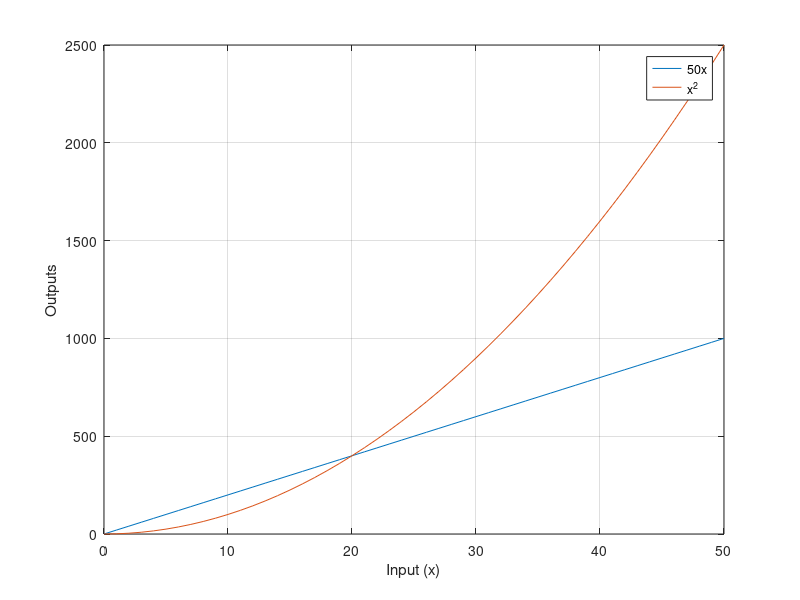
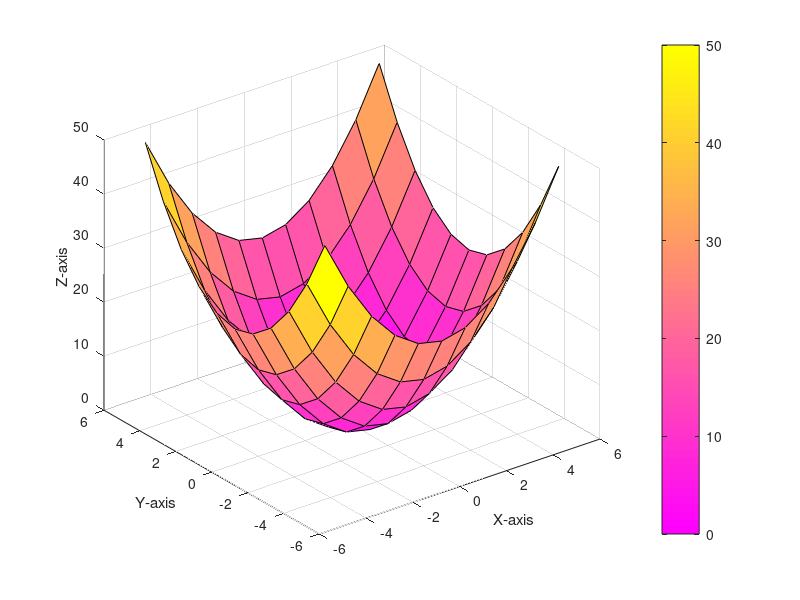
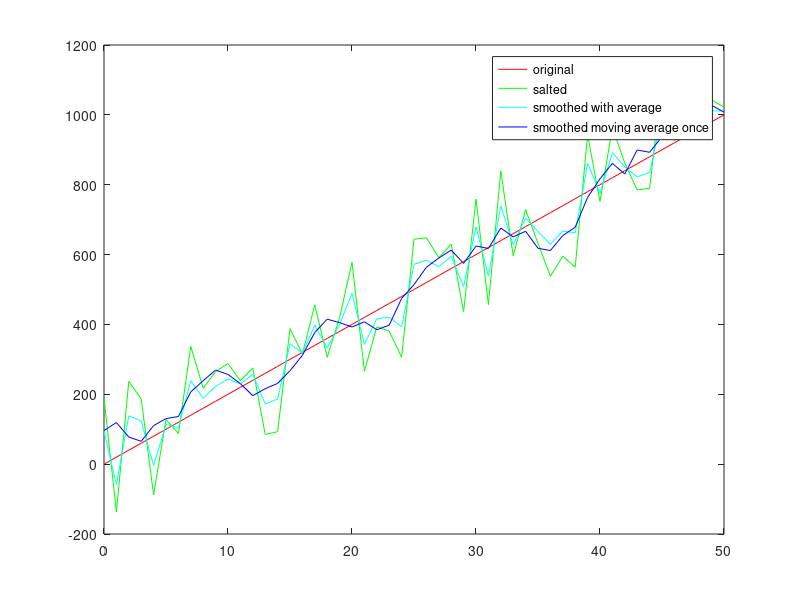

The MATLAB source for these figures, in order:
% Learn the basics

% Display in command window first
disp('Love free software');
disp(123);

% ints, doubles, and strings are treated like in python:
int = 455432;
double = 32.4325346;
string = "fsd";

% Display multiple on same command line
% I need to make them all strings for this to work
% otherwise, warning: implicit conversion from numeric to char
disp([num2str(int) , ' ', num2str(double), ' ', string]);

% There are row and column vectors
a = [1, 2, 3]; % holds 1, 2, and 3 like ypical Java array

% Column vectors are matrixed with 1 columns
b = [4; 5; 6];

% Matrixes are like simple 2D arrays:
matrixExample = [1, 2, 3; 4, 5, 6; 7, 8, 9];

% Lets see them:
disp(a);
disp(b);
disp(matrixExample);

% Plotting is important in Octave

% Get data to plot
x = 0:50; % x is row vector with 0 - 100
y = 20 * x;
otherOutput = x .^ 2;

% Make a figure and plot the data in it
figure('Name', 'plot basics', 'NumberTitle', 'off');
plot(x, y); % plot x against y
hold on; % TELL OCTAVE TO WAIT!!
plot (x, otherOutput);

% Format the figure
xlabel('Input (x)'); % label it
ylabel('Outputs');
grid on; % show the grid lines
legend('50x', 'x^2'); % make a legend. It labels the line in order of plotting;

% Plot in 3D:

% Make grid
[xx, yy] = meshgrid(-5:5, -5:5); % Make a 3D grid of values xx and yy defined
zz = xx .^ 2 + yy .^ 2; % The operators need the .
figure;
surf(xx, yy, zz); % plot zz as a surface. Mesh works for a mesh
colormap(spring);
colorbar;
xlabel('X-axis');
ylabel('Y-axis');
zlabel('Z-axis');

% Try salting:
randomNums = randi([-200,200], size(y)); % x random integers
salted = y + randomNums;

% Try smoothing with simple vector averaging
smoothed = (salted + y) / 2;

% Alternatively, use movmean
smoothedMov = movmean(salted, 5); % average current and two neighbors

figure('Name', 'salt smooth', 'NumberTitle', 'off');
plot(x, y, 'red');
hold on;
plot(x, salted, 'green');
plot(x, smoothed, 'cyan');
plot(x, smoothedMov, 'blue');
legend('original', 'salted', 'smoothed with average', 'smoothed moving average once');
